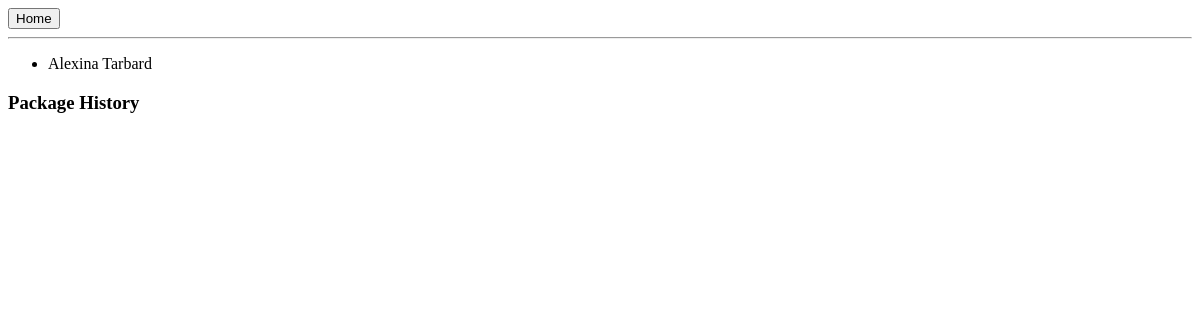
The app's page /mail/history/100, older data.
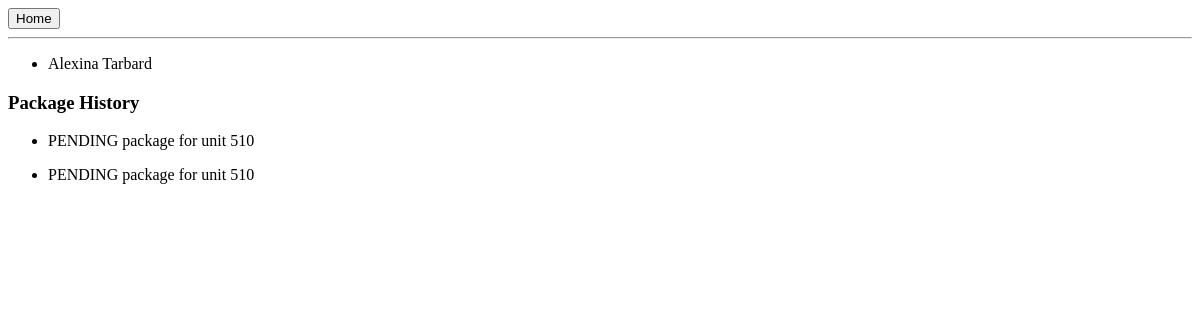
The same page, newer data.
### mail/models.py (models this page shows)
class Package(models.Model):
    name = models.CharField(max_length=100)
    address = models.CharField(max_length=200)
    posting_service = models.CharField(max_length=50)
    received = models.DateTimeField('Date office received')
    status = models.CharField(max_length=50, choices=STATUS_CHOICES, null=True)
    owner = models.ForeignKey('Resident', models.SET_NULL, blank=True, null=True)
    def __str__(self):
        return self.status + ' package for unit ' + self.address

### mail/views.py (the view)
# urls.py: path('history/<int:resident_id>', views.history, name='history'),
def history(request, resident_id):
    person = Resident.objects.get(pk=resident_id)
    packages = Package.objects.filter(owner=person)
    template = loader.get_template('mail/history.html')
    context = {
        'resident': person,
        'packages': packages
    }
    return HttpResponse(template.render(context, request))

### mail/templates/mail/history.html (shortened to what this page needs)
<!DOCTYPE html>
<html lang="en-US">
  <head>
  </head>
  <body>
     <a href="/mail/home">
      <button>Home</button>
    </a>
    <hr>
      <ul>
          <li>{{ resident.name }}</li>
      </ul>
      <h3>Package History</h3>
     {% for package in packages %}
      <ul>
          <li>{{ package }}</li>
      </ul>
     {% endfor %}
  </body>
</html>

Row changes from the older to the newer data that the page shows:
added Package: status+address "PENDING package for unit 510"
added Package: status+address "PENDING package for unit 510"
